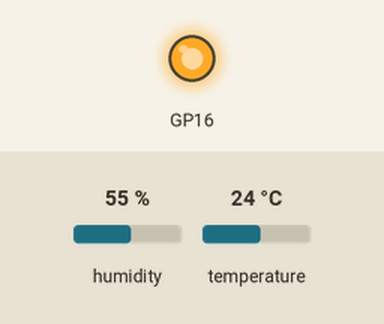
Recording of a program running on a simulated Raspberry Pi Pico running MicroPython. Shown: output pins drawn as LEDs (lit = HIGH). The inputs (shaded band) are chosen by the test bench; at power-on: humidity 55 %, temperature 24 °C. Library files of the repository ran but are not shown: lcd1602.py, dht11.py; pins used as bus, display or sensor lines are not drawn; what the program prints to the serial console is not drawn.

Above: at 1.2 s.
1.3 s: humidity set to 22 %
7.3 s: temperature set to 19 °C
13.3 s: humidity set to 40 %
Timing chart, 0 to 16.3 s (numbered marks = the images above; inputs shaded):
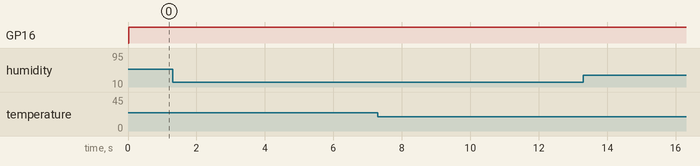

Measured:
- after the input at 1.3 s, every drawn part: stays the same
- after the input at 7.3 s, every drawn part: stays the same
- after the input at 13.3 s, every drawn part: stays the same

The program:

dht11_demo.py
```python
##############################################################################
#
# MicroPython code for DHT11 temperature & humidity sensor
#
##############################################################################


from lcd1602 import LCD1602
from machine import I2C,Pin
from time import sleep
from dht11 import DHT


def setup():
    global dht
    dht = DHT(16) #DHT11 temp sensor connected to port D16


def main():
    while True:
        temp,humid = dht.readTempHumid()
        print('Temp: {}'.format(temp))
        print('Humid: {}'.format(humid))

        sleep(5) #wait 5 seconds


setup()
main()
```
